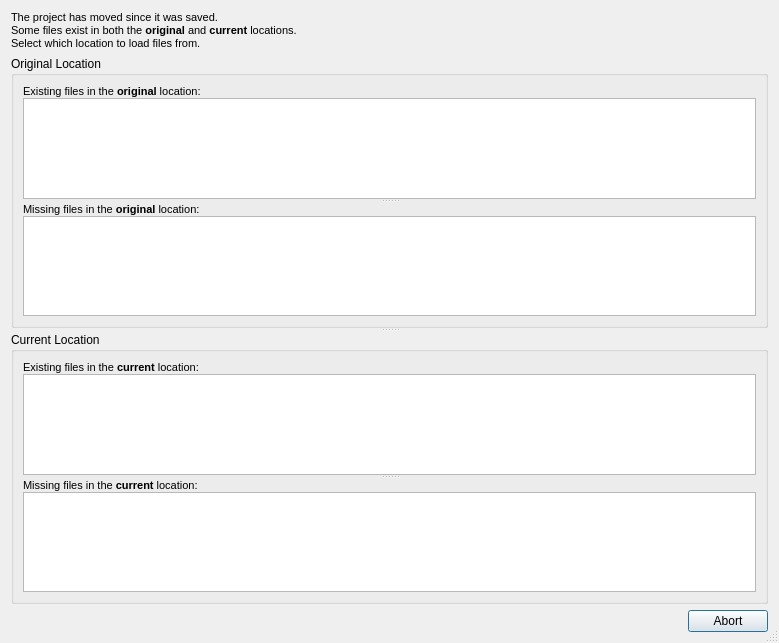
<?xml version="1.0" encoding="UTF-8"?>
<ui version="4.0">
 <class>OpenProjectRelativeOrAbsoluteDialog</class>
 <widget class="QDialog" name="OpenProjectRelativeOrAbsoluteDialog">
  <property name="geometry">
   <rect>
    <x>0</x>
    <y>0</y>
    <width>779</width>
    <height>643</height>
   </rect>
  </property>
  <property name="sizePolicy">
   <sizepolicy hsizetype="Preferred" vsizetype="Expanding">
    <horstretch>0</horstretch>
    <verstretch>0</verstretch>
   </sizepolicy>
  </property>
  <property name="windowTitle">
   <string>Project Has Moved</string>
  </property>
  <property name="windowIcon">
   <iconset resource="../qt-resources/qt_widgets.qrc">
    <normaloff>:/gnome_dialog_warning_16.png</normaloff>:/gnome_dialog_warning_16.png</iconset>
  </property>
  <property name="sizeGripEnabled">
   <bool>true</bool>
  </property>
  <property name="modal">
   <bool>true</bool>
  </property>
  <layout class="QVBoxLayout" name="verticalLayout_7">
   <item>
    <widget class="QLabel" name="ambiguous_files_label">
     <property name="text">
      <string>&lt;!DOCTYPE HTML PUBLIC &quot;-//W3C//DTD HTML 4.0//EN&quot; &quot;http://www.w3.org/TR/REC-html40/strict.dtd&quot;&gt;
&lt;html&gt;&lt;head&gt;&lt;meta name=&quot;qrichtext&quot; content=&quot;1&quot; /&gt;&lt;style type=&quot;text/css&quot;&gt;
p, li { white-space: pre-wrap; }
&lt;/style&gt;&lt;/head&gt;&lt;body style=&quot; font-family:'MS Shell Dlg 2'; font-size:8pt; font-weight:400; font-style:normal;&quot;&gt;
&lt;p style=&quot; margin-top:0px; margin-bottom:0px; margin-left:0px; margin-right:0px; -qt-block-indent:0; text-indent:0px;&quot;&gt;The project has moved since it was saved.&lt;/p&gt;
&lt;p style=&quot; margin-top:0px; margin-bottom:0px; margin-left:0px; margin-right:0px; -qt-block-indent:0; text-indent:0px;&quot;&gt;Some files exist in both the &lt;span style=&quot; font-weight:600;&quot;&gt;original&lt;/span&gt; and &lt;span style=&quot; font-weight:600;&quot;&gt;current&lt;/span&gt; locations.&lt;/p&gt;
&lt;p style=&quot; margin-top:0px; margin-bottom:0px; margin-left:0px; margin-right:0px; -qt-block-indent:0; text-indent:0px;&quot;&gt;Select which location to load files from.&lt;/p&gt;&lt;/body&gt;&lt;/html&gt;</string>
     </property>
     <property name="wordWrap">
      <bool>true</bool>
     </property>
    </widget>
   </item>
   <item>
    <widget class="QSplitter" name="splitter_3">
     <property name="orientation">
      <enum>Qt::Vertical</enum>
     </property>
     <widget class="QGroupBox" name="absolute_files_group_box">
      <property name="title">
       <string>Original Location</string>
      </property>
      <layout class="QVBoxLayout" name="verticalLayout_3">
       <item>
        <widget class="QSplitter" name="splitter">
         <property name="orientation">
          <enum>Qt::Vertical</enum>
         </property>
         <widget class="QWidget" name="existing_absolute_files_widget" native="true">
          <layout class="QVBoxLayout" name="verticalLayout_2">
           <property name="spacing">
            <number>0</number>
           </property>
           <property name="margin">
            <number>0</number>
           </property>
           <item>
            <widget class="QLabel" name="label_the_existing_absolute_files">
             <property name="text">
              <string>&lt;!DOCTYPE HTML PUBLIC &quot;-//W3C//DTD HTML 4.0//EN&quot; &quot;http://www.w3.org/TR/REC-html40/strict.dtd&quot;&gt;
&lt;html&gt;&lt;head&gt;&lt;meta name=&quot;qrichtext&quot; content=&quot;1&quot; /&gt;&lt;style type=&quot;text/css&quot;&gt;
p, li { white-space: pre-wrap; }
&lt;/style&gt;&lt;/head&gt;&lt;body style=&quot; font-family:'MS Shell Dlg 2'; font-size:8pt; font-weight:400; font-style:normal;&quot;&gt;
&lt;p style=&quot; margin-top:0px; margin-bottom:0px; margin-left:0px; margin-right:0px; -qt-block-indent:0; text-indent:0px;&quot;&gt;Existing files in the &lt;span style=&quot; font-weight:600;&quot;&gt;original&lt;/span&gt; location:&lt;/p&gt;&lt;/body&gt;&lt;/html&gt;</string>
             </property>
            </widget>
           </item>
           <item>
            <widget class="QListWidget" name="list_the_existing_absolute_files">
             <property name="sizePolicy">
              <sizepolicy hsizetype="Expanding" vsizetype="Expanding">
               <horstretch>0</horstretch>
               <verstretch>0</verstretch>
              </sizepolicy>
             </property>
             <property name="alternatingRowColors">
              <bool>false</bool>
             </property>
             <property name="selectionMode">
              <enum>QAbstractItemView::NoSelection</enum>
             </property>
             <property name="isWrapping" stdset="0">
              <bool>false</bool>
             </property>
             <property name="resizeMode">
              <enum>QListView::Adjust</enum>
             </property>
             <property name="wordWrap">
              <bool>false</bool>
             </property>
             <property name="selectionRectVisible">
              <bool>false</bool>
             </property>
            </widget>
           </item>
          </layout>
         </widget>
         <widget class="QWidget" name="missing_absolute_files_widget" native="true">
          <layout class="QVBoxLayout" name="verticalLayout">
           <property name="spacing">
            <number>0</number>
           </property>
           <property name="margin">
            <number>0</number>
           </property>
           <item>
            <widget class="QLabel" name="label_the_missing_absolute_files">
             <property name="text">
              <string>&lt;!DOCTYPE HTML PUBLIC &quot;-//W3C//DTD HTML 4.0//EN&quot; &quot;http://www.w3.org/TR/REC-html40/strict.dtd&quot;&gt;
&lt;html&gt;&lt;head&gt;&lt;meta name=&quot;qrichtext&quot; content=&quot;1&quot; /&gt;&lt;style type=&quot;text/css&quot;&gt;
p, li { white-space: pre-wrap; }
&lt;/style&gt;&lt;/head&gt;&lt;body style=&quot; font-family:'MS Shell Dlg 2'; font-size:8pt; font-weight:400; font-style:normal;&quot;&gt;
&lt;p style=&quot; margin-top:0px; margin-bottom:0px; margin-left:0px; margin-right:0px; -qt-block-indent:0; text-indent:0px;&quot;&gt;Missing files in the &lt;span style=&quot; font-weight:600;&quot;&gt;original&lt;/span&gt; location:&lt;/p&gt;&lt;/body&gt;&lt;/html&gt;</string>
             </property>
            </widget>
           </item>
           <item>
            <widget class="QListWidget" name="list_the_missing_absolute_files">
             <property name="sizePolicy">
              <sizepolicy hsizetype="Expanding" vsizetype="Preferred">
               <horstretch>0</horstretch>
               <verstretch>0</verstretch>
              </sizepolicy>
             </property>
             <property name="alternatingRowColors">
              <bool>false</bool>
             </property>
             <property name="selectionMode">
              <enum>QAbstractItemView::NoSelection</enum>
             </property>
             <property name="isWrapping" stdset="0">
              <bool>false</bool>
             </property>
             <property name="resizeMode">
              <enum>QListView::Adjust</enum>
             </property>
             <property name="wordWrap">
              <bool>false</bool>
             </property>
             <property name="selectionRectVisible">
              <bool>false</bool>
             </property>
            </widget>
           </item>
          </layout>
          <zorder>absolute_files_group_box</zorder>
          <zorder>list_the_missing_absolute_files</zorder>
          <zorder>label_the_missing_absolute_files</zorder>
          <zorder>absolute_files_group_box</zorder>
         </widget>
        </widget>
       </item>
      </layout>
     </widget>
     <widget class="QGroupBox" name="relative_files_group_box">
      <property name="title">
       <string>Current Location</string>
      </property>
      <layout class="QVBoxLayout" name="verticalLayout_6">
       <item>
        <widget class="QSplitter" name="splitter_2">
         <property name="orientation">
          <enum>Qt::Vertical</enum>
         </property>
         <widget class="QWidget" name="existing_relative_files_widget" native="true">
          <layout class="QVBoxLayout" name="verticalLayout_4">
           <property name="spacing">
            <number>0</number>
           </property>
           <property name="margin">
            <number>0</number>
           </property>
           <item>
            <widget class="QLabel" name="label_the_existing_relative_files">
             <property name="text">
              <string>&lt;!DOCTYPE HTML PUBLIC &quot;-//W3C//DTD HTML 4.0//EN&quot; &quot;http://www.w3.org/TR/REC-html40/strict.dtd&quot;&gt;
&lt;html&gt;&lt;head&gt;&lt;meta name=&quot;qrichtext&quot; content=&quot;1&quot; /&gt;&lt;style type=&quot;text/css&quot;&gt;
p, li { white-space: pre-wrap; }
&lt;/style&gt;&lt;/head&gt;&lt;body style=&quot; font-family:'MS Shell Dlg 2'; font-size:8pt; font-weight:400; font-style:normal;&quot;&gt;
&lt;p style=&quot; margin-top:0px; margin-bottom:0px; margin-left:0px; margin-right:0px; -qt-block-indent:0; text-indent:0px;&quot;&gt;Existing files in the &lt;span style=&quot; font-weight:600;&quot;&gt;current&lt;/span&gt; location:&lt;/p&gt;&lt;/body&gt;&lt;/html&gt;</string>
             </property>
            </widget>
           </item>
           <item>
            <widget class="QListWidget" name="list_the_existing_relative_files">
             <property name="sizePolicy">
              <sizepolicy hsizetype="Expanding" vsizetype="Expanding">
               <horstretch>0</horstretch>
               <verstretch>0</verstretch>
              </sizepolicy>
             </property>
             <property name="selectionMode">
              <enum>QAbstractItemView::NoSelection</enum>
             </property>
             <property name="resizeMode">
              <enum>QListView::Adjust</enum>
             </property>
            </widget>
           </item>
          </layout>
         </widget>
         <widget class="QWidget" name="missing_relative_files_widget" native="true">
          <layout class="QVBoxLayout" name="verticalLayout_5">
           <property name="spacing">
            <number>0</number>
           </property>
           <property name="margin">
            <number>0</number>
           </property>
           <item>
            <widget class="QLabel" name="label_the_missing_relative_files">
             <property name="text">
              <string>&lt;!DOCTYPE HTML PUBLIC &quot;-//W3C//DTD HTML 4.0//EN&quot; &quot;http://www.w3.org/TR/REC-html40/strict.dtd&quot;&gt;
&lt;html&gt;&lt;head&gt;&lt;meta name=&quot;qrichtext&quot; content=&quot;1&quot; /&gt;&lt;style type=&quot;text/css&quot;&gt;
p, li { white-space: pre-wrap; }
&lt;/style&gt;&lt;/head&gt;&lt;body style=&quot; font-family:'MS Shell Dlg 2'; font-size:8pt; font-weight:400; font-style:normal;&quot;&gt;
&lt;p style=&quot; margin-top:0px; margin-bottom:0px; margin-left:0px; margin-right:0px; -qt-block-indent:0; text-indent:0px;&quot;&gt;Missing files in the &lt;span style=&quot; font-weight:600;&quot;&gt;current&lt;/span&gt; location:&lt;/p&gt;&lt;/body&gt;&lt;/html&gt;</string>
             </property>
            </widget>
           </item>
           <item>
            <widget class="QListWidget" name="list_the_missing_relative_files">
             <property name="sizePolicy">
              <sizepolicy hsizetype="Expanding" vsizetype="Preferred">
               <horstretch>0</horstretch>
               <verstretch>0</verstretch>
              </sizepolicy>
             </property>
             <property name="selectionMode">
              <enum>QAbstractItemView::NoSelection</enum>
             </property>
             <property name="resizeMode">
              <enum>QListView::Adjust</enum>
             </property>
            </widget>
           </item>
          </layout>
         </widget>
        </widget>
       </item>
      </layout>
      <zorder>existing_relative_files_widget</zorder>
      <zorder>list_the_existing_relative_files</zorder>
      <zorder>missing_relative_files_widget</zorder>
     </widget>
    </widget>
   </item>
   <item>
    <widget class="QDialogButtonBox" name="buttonbox">
     <property name="sizePolicy">
      <sizepolicy hsizetype="MinimumExpanding" vsizetype="Fixed">
       <horstretch>0</horstretch>
       <verstretch>0</verstretch>
      </sizepolicy>
     </property>
     <property name="orientation">
      <enum>Qt::Horizontal</enum>
     </property>
     <property name="standardButtons">
      <set>QDialogButtonBox::Abort</set>
     </property>
    </widget>
   </item>
  </layout>
 </widget>
 <resources>
  <include location="../qt-resources/qt_widgets.qrc"/>
  <include location="../qt-resources/qt_widgets.qrc"/>
  <include location="../qt-resources/qt_widgets.qrc"/>
  <include location="../qt-resources/qt_widgets.qrc"/>
 </resources>
 <connections>
  <connection>
   <sender>buttonbox</sender>
   <signal>accepted()</signal>
   <receiver>OpenProjectRelativeOrAbsoluteDialog</receiver>
   <slot>accept()</slot>
   <hints>
    <hint type="sourcelabel">
     <x>248</x>
     <y>254</y>
    </hint>
    <hint type="destinationlabel">
     <x>157</x>
     <y>274</y>
    </hint>
   </hints>
  </connection>
  <connection>
   <sender>buttonbox</sender>
   <signal>rejected()</signal>
   <receiver>OpenProjectRelativeOrAbsoluteDialog</receiver>
   <slot>reject()</slot>
   <hints>
    <hint type="sourcelabel">
     <x>316</x>
     <y>260</y>
    </hint>
    <hint type="destinationlabel">
     <x>286</x>
     <y>274</y>
    </hint>
   </hints>
  </connection>
 </connections>
</ui>
